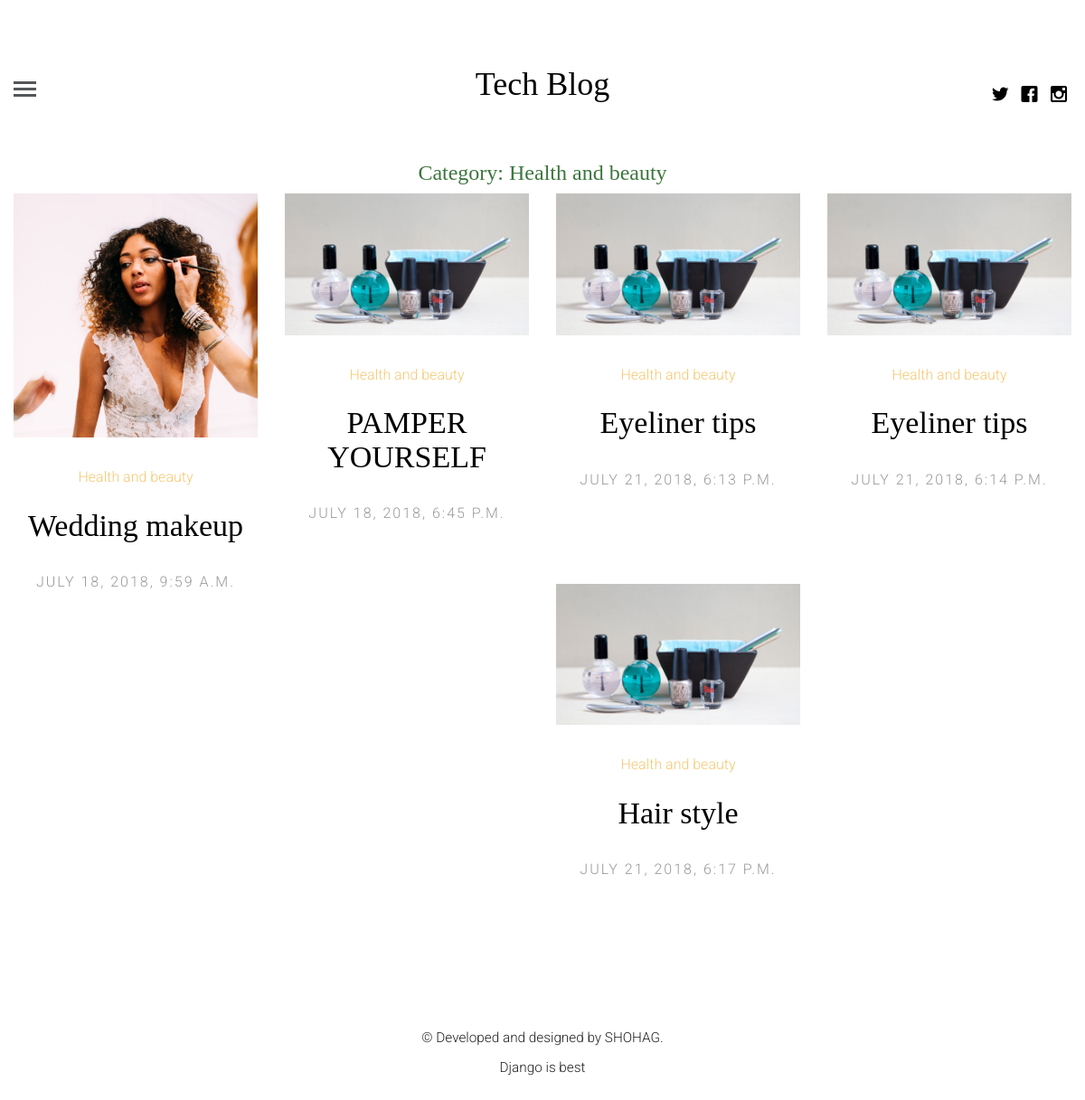
Screenshot of /category/Health and beauty/ with the database file from the repository.
### blog/models.py (models this page shows, shortened)
class Category(models.Model):
    name= models.CharField(max_length=100)
    def __str__(self):
        return self.name

class Article(models.Model):
    article_author= models.ForeignKey(Author,on_delete=models.CASCADE)
    title = models.CharField(max_length=200)
    body = models.TextField()
    image = models.FileField()
    posted_on = models.DateTimeField(auto_now=False,auto_now_add=True)
    updated_on = models.DateTimeField(auto_now=True,auto_now_add=False)
    category = models.ForeignKey(Category,on_delete=models.CASCADE)

### blog/views.py (the view)
# urls.py: path('category/<name>/', views.getTopic, name='topic'),
def getTopic(request,name):
    category = get_object_or_404(Category,name=name)
    posts = Article.objects.filter(category=category.id)
    context = {
        "posts": posts,
        "category":category
    }
    return render(request,"category.html",context)

### templates/category.html (shortened to what this page needs)
{% extends "base.html" %}
{% load static %}
{% block content %}
<h3 class="fixed-center text-center text-success">Category: {{ category.name }}</h3>
{% for post in posts %}
	<article class="col-lg-3 col-md-3 col-sm-3 col-xs-6 col-xxs-12 animate-box">
		<figure>
			<a  href="{% url 'single_post' id=post.id %}"><img src="{{ post.image.url }}" alt="Image" class="img-responsive "></a>
		</figure>
		<span class="fh5co-meta"><a href="{% url 'topic' name=post.category %}">{{ post.category }} </a></span>
		<h2 class="fh5co-article-title"><a href="{% url 'single_post' id=post.id %}">{{ post.title }}</a></h2>
		<span class="fh5co-meta fh5co-date">{{ post.posted_on }}</span>
	</article>
{% endfor %}
{% endblock %}

### templates/base.html (shortened to what this page needs)
<!DOCTYPE html>
{% load static %}
 <html class="no-js">
	<head>
	<link rel="stylesheet" href="{% static 'css/animate.css' %}">
	<link rel="stylesheet" href="{% static 'css/icomoon.css' %}">
	<link rel="stylesheet" href="{% static 'css/bootstrap.css' %}">
	<link rel="stylesheet" href="{% static 'css/style.css' %}">
	</head>
	<body>
	<header id="fh5co-header">
		<div class="container-fluid">
			<div class="row">
				<a href="#" class="js-fh5co-nav-toggle fh5co-nav-toggle"><i></i></a>
				<ul class="fh5co-social">
					<li><a href="#"><i class="icon-twitter"></i></a></li>
					<li><a href="#"><i class="icon-facebook"></i></a></li>
					<li><a href="#"><i class="icon-instagram"></i></a></li>
				</ul>
				<div class="col-lg-12 col-md-12 text-center">
					<h1 id="fh5co-logo"><a href="{% url 'index' %}">Tech Blog</a></h1>
				</div>
			</div>
		</div>
	</header>
	<div class="container-fluid">
		<div class="row fh5co-post-entry">
			{% block content %}
			{% endblock %}
		</div>
	</div>
		<footer id="fh5co-footer">
		<p><small>&copy; Developed and designed by SHOHAG. <br> Django is best </small></p>
	</footer>
	</body>
</html>

### static/css/icomoon.css (style rules this page uses)
[class^="icon-"], [class*=" icon-"] { font-family: 'icomoon' !important; speak: none; font-style: normal; font-weight: normal; font-variant: normal; text-transform: none; line-height: 1; -webkit-font-smoothing: antialiased; -moz-osx-font-smoothing: grayscale; }
.icon-facebook:before { content: "\ea67"; }
.icon-instagram:before { content: "\ea6f"; }
.icon-twitter:before { content: "\ea7c"; }

### static/css/style.css (style rules this page uses)
html { background: #fff; }
body { font-family: "Roboto", arial, sans-serif; font-size: 18px; font-weight: 300; line-height: 1.8; color: #222; background: #fff; }
a { color: #f7c873; -webkit-transition: 0.5s; -o-transition: 0.5s; transition: 0.5s; }
h1, h2, h3, h4, h5, h6 { font-family: "Playfair Display", times, serif; color: #000; }
p { margin-bottom: 30px; }
#fh5co-header { padding: 3em 3em; float: left; width: 100%; }
@media screen and (max-width: 1200px) { #fh5co-header { padding-left: 15px; padding-right: 15px; } }
#fh5co-header .fh5co-nav-toggle { position: absolute; top: 4.2em; left: 3em; z-index: 99; }
@media screen and (max-width: 1200px) { #fh5co-header .fh5co-nav-toggle { top: 4em; left: 15px; } }
#fh5co-header .fh5co-social { position: absolute !important; right: 3em !important; top: 3.2em; z-index: 99; -webkit-transition: 0.5s; -o-transition: 0.5s; transition: 0.5s; }
@media screen and (max-width: 1200px) { #fh5co-header .fh5co-social { right: 15px !important; top: 3.2em; } }
#fh5co-header #fh5co-logo { text-align: center; }
#fh5co-header #fh5co-logo a { color: #000; }
.fh5co-post-entry article { text-align: center; float: left; margin-bottom: 110px; padding-left: 3em; padding-right: 3em; }
@media screen and (max-width: 1200px) { .fh5co-post-entry article { margin-bottom: 80px; padding-left: 15px; padding-right: 15px; } }
.fh5co-post-entry article a img { opacity: 1; -webkit-transition: 0.5s; -o-transition: 0.5s; transition: 0.5s; }
.fh5co-post-entry article figure { margin-bottom: 30px; }
.fh5co-post-entry article h2 { font-family: "Playfair Display", times, serif; font-size: 34px; color: #000; margin-bottom: 30px; }
.fh5co-post-entry article h2 a { color: #000; }
.fh5co-post-entry article .fh5co-meta { font-size: 16px; font-family: "Roboto", arial, sans-serif; color: #999999; margin-bottom: 20px; display: block; }
.fh5co-post-entry article .fh5co-meta.fh5co-date { text-transform: uppercase; letter-spacing: 2px; }
.fh5co-social { padding: 0; margin: 30px 0 0 0; position: relative; }
.fh5co-social li { padding: 0; margin: 0; list-style: none; display: inline; }
.fh5co-social li a { font-size: 20px; padding: 4px; color: #000; }
#fh5co-footer { padding: 3em 0; text-align: center; }
.js .to-animate, .js .to-animate-2, .js .animate-box { opacity: 0; }
.fh5co-nav-toggle { width: 25px; height: 25px; cursor: pointer; text-decoration: none; }
.fh5co-nav-toggle i { position: relative; display: -moz-inline-stack; display: inline-block; zoom: 1; *display: inline; width: 25px; height: 3px; color: #535659; font: bold 14px/.4 Helvetica; text-transform: uppercase; text-indent: -55px; background: #535659; transition: all .2s ease-out; }
.fh5co-nav-toggle i::before, .fh5co-nav-toggle i::after { content: ''; width: 25px; height: 3px; background: #535659; position: absolute; left: 0; -webkit-transition: 0.2s; -o-transition: 0.2s; transition: 0.2s; }
.fh5co-nav-toggle i::before { top: -7px; }
.fh5co-nav-toggle i::after { bottom: -7px; }
.fh5co-nav-toggle { position: absolute; top: 18px; left: 0; z-index: 21; padding: 6px 0 0 0; display: block; margin: 0 auto; display: block; height: 44px; width: 25px; border-bottom: none !important; }

### rows the page displays
Category: name "Health and beauty"
Article: image (picture), category "Health and beauty", title "Wedding makeup", posted_on "JULY 18, 2018, 9:59 A.M."
Article: image (picture), category "Health and beauty", title "PAMPER YOURSELF", posted_on "JULY 18, 2018, 6:45 P.M."
Article: image (picture), category "Health and beauty", title "Eyeliner tips", posted_on "JULY 21, 2018, 6:13 P.M."
Article: image (picture), category "Health and beauty", title "Eyeliner tips", posted_on "JULY 21, 2018, 6:14 P.M."
Article: image (picture), category "Health and beauty", title "Hair style", posted_on "JULY 21, 2018, 6:17 P.M."
